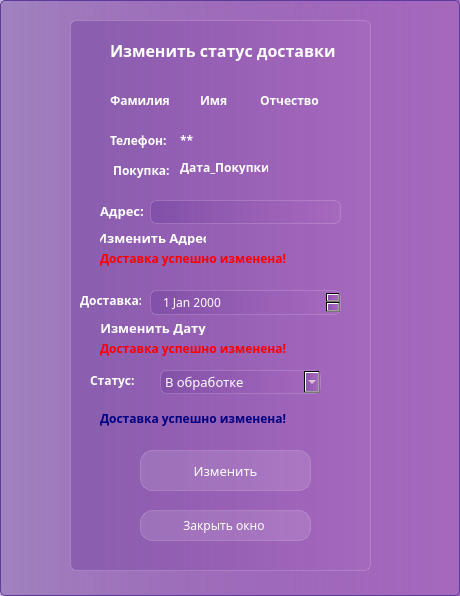
<?xml version="1.0" encoding="UTF-8"?>
<ui version="4.0">
 <class>ChangeDeliveryWindow</class>
 <widget class="QDialog" name="ChangeDeliveryWindow">
  <property name="geometry">
   <rect>
    <x>0</x>
    <y>0</y>
    <width>460</width>
    <height>596</height>
   </rect>
  </property>
  <property name="windowTitle">
   <string>Dialog</string>
  </property>
  <property name="styleSheet">
   <string notr="true">background-color:  qlineargradient( spread:pad,  x1:0, y1:0, x2:1, y2:0,  stop:0 rgba(105, 57, 153, 100),  stop:1 rgba(165, 105, 189, 255));  border: 1px solid #5D3B9B;  border-radius: 5px;
font-family: Everlasting;</string>
  </property>
  <widget class="QFrame" name="frame">
   <property name="geometry">
    <rect>
     <x>70</x>
     <y>20</y>
     <width>301</width>
     <height>551</height>
    </rect>
   </property>
   <property name="styleSheet">
    <string notr="true">backgroud-color: rgba(255, 255, 255, 30);
border: 1px solid rgba(255, 255, 255, 40);
border-radius: 7px;</string>
   </property>
   <widget class="QPushButton" name="Close_button_Clicked">
    <property name="geometry">
     <rect>
      <x>70</x>
      <y>490</y>
      <width>171</width>
      <height>31</height>
     </rect>
    </property>
    <property name="styleSheet">
     <string notr="true">QPushButton {
color: white;
background-color: rgba(255,255,255,30);
border: 1px solid rgba(255,255,255,40);
border-radius: 12px;
} 
QPushButton:hover{
background-color: rgba(255,255,255,40);
}

QPushButton:pressed{
background-color: rgba(255,255,255,70);
}</string>
    </property>
    <property name="text">
     <string>Закрыть окно </string>
    </property>
   </widget>
   <widget class="QPushButton" name="ChangeOrder_button_Clicked">
    <property name="geometry">
     <rect>
      <x>70</x>
      <y>430</y>
      <width>171</width>
      <height>41</height>
     </rect>
    </property>
    <property name="styleSheet">
     <string notr="true">QPushButton {
color: white;
background-color: rgba(255,255,255,30);
border: 1px solid rgba(255,255,255,40);
border-radius: 12px;
font-size: 10pt;
} 
QPushButton:hover{
background-color: rgba(255,255,255,40);
}

QPushButton:pressed{
background-color: rgba(255,255,255,70);
}</string>
    </property>
    <property name="text">
     <string>Изменить</string>
    </property>
   </widget>
   <widget class="QLabel" name="label">
    <property name="geometry">
     <rect>
      <x>40</x>
      <y>20</y>
      <width>251</width>
      <height>21</height>
     </rect>
    </property>
    <property name="styleSheet">
     <string notr="true">color: white;
font-weight: bold;
border: none;
font-size: 12pt;
background-color: none;</string>
    </property>
    <property name="text">
     <string>Изменить статус доставки</string>
    </property>
   </widget>
   <widget class="QLineEdit" name="Addres">
    <property name="geometry">
     <rect>
      <x>80</x>
      <y>180</y>
      <width>191</width>
      <height>24</height>
     </rect>
    </property>
    <property name="styleSheet">
     <string notr="true">color:white;
padding-left: 10px;</string>
    </property>
    <property name="maxLength">
     <number>50</number>
    </property>
   </widget>
   <widget class="QLabel" name="LastName">
    <property name="geometry">
     <rect>
      <x>40</x>
      <y>70</y>
      <width>61</width>
      <height>21</height>
     </rect>
    </property>
    <property name="styleSheet">
     <string notr="true">color: white;
font-weight: bold;
font-size: 9pt;
border: none;
background-color: none;</string>
    </property>
    <property name="text">
     <string>Фамилия</string>
    </property>
   </widget>
   <widget class="QLabel" name="FirstName">
    <property name="geometry">
     <rect>
      <x>130</x>
      <y>70</y>
      <width>41</width>
      <height>21</height>
     </rect>
    </property>
    <property name="styleSheet">
     <string notr="true">color: white;
font-weight: bold;
font-size: 9pt;
border: none;
background-color: none;</string>
    </property>
    <property name="text">
     <string>Имя</string>
    </property>
   </widget>
   <widget class="QLabel" name="MiddleName">
    <property name="geometry">
     <rect>
      <x>190</x>
      <y>70</y>
      <width>61</width>
      <height>21</height>
     </rect>
    </property>
    <property name="styleSheet">
     <string notr="true">color: white;
font-weight: bold;
font-size: 9pt;
border: none;
background-color: none;</string>
    </property>
    <property name="text">
     <string>Отчество</string>
    </property>
   </widget>
   <widget class="QLabel" name="label_6">
    <property name="geometry">
     <rect>
      <x>40</x>
      <y>110</y>
      <width>61</width>
      <height>21</height>
     </rect>
    </property>
    <property name="styleSheet">
     <string notr="true">color: white;
font-weight: bold;
font-size: 9pt;
border: none;
background-color: none;</string>
    </property>
    <property name="text">
     <string>Телефон:</string>
    </property>
   </widget>
   <widget class="QLabel" name="label_7">
    <property name="geometry">
     <rect>
      <x>30</x>
      <y>180</y>
      <width>45</width>
      <height>21</height>
     </rect>
    </property>
    <property name="styleSheet">
     <string notr="true">color: white;
font-weight: bold;
font-size: 10pt;
border: none;
background-color: none;</string>
    </property>
    <property name="text">
     <string>Адрес:</string>
    </property>
   </widget>
   <widget class="QComboBox" name="Status">
    <property name="geometry">
     <rect>
      <x>90</x>
      <y>350</y>
      <width>161</width>
      <height>24</height>
     </rect>
    </property>
    <property name="styleSheet">
     <string notr="true">QComboBox{
font-size: 10pt;
color: white;
}
QComboBox::Item {
background-color: rgba(255,255,255,40);
color:white;
}</string>
    </property>
    <item>
     <property name="text">
      <string>В обработке</string>
     </property>
    </item>
    <item>
     <property name="text">
      <string>Доставляется</string>
     </property>
    </item>
    <item>
     <property name="text">
      <string>Завершён</string>
     </property>
    </item>
    <item>
     <property name="text">
      <string>Отменён</string>
     </property>
    </item>
   </widget>
   <widget class="QLabel" name="label_10">
    <property name="geometry">
     <rect>
      <x>20</x>
      <y>350</y>
      <width>51</width>
      <height>21</height>
     </rect>
    </property>
    <property name="styleSheet">
     <string notr="true">color: white;
font-weight: bold;
font-size: 9pt;
border: none;
background-color: none;</string>
    </property>
    <property name="text">
     <string>Статус:</string>
    </property>
   </widget>
   <widget class="QLabel" name="label_5">
    <property name="geometry">
     <rect>
      <x>30</x>
      <y>390</y>
      <width>221</width>
      <height>16</height>
     </rect>
    </property>
    <property name="styleSheet">
     <string notr="true">color: navy;
text-shadow: 1px 1px 2px black;
font-weight: bold;
font-size: 9pt;
border: none;
background-color: none;</string>
    </property>
    <property name="text">
     <string>Доставка успешно изменена!</string>
    </property>
   </widget>
   <widget class="QLabel" name="Phone">
    <property name="geometry">
     <rect>
      <x>110</x>
      <y>110</y>
      <width>61</width>
      <height>21</height>
     </rect>
    </property>
    <property name="styleSheet">
     <string notr="true">color: white;
font-weight: bold;
font-size: 9pt;
border: none;
background-color: none;</string>
    </property>
    <property name="text">
     <string>**</string>
    </property>
   </widget>
   <widget class="QPushButton" name="ChangeAddres_button_Clicked">
    <property name="geometry">
     <rect>
      <x>30</x>
      <y>210</y>
      <width>106</width>
      <height>15</height>
     </rect>
    </property>
    <property name="styleSheet">
     <string notr="true">QPushButton {
color: white;
font-weight: bold;
border: none;
font-size: 10pt;
background-color: none;
} 
QPushButton:hover{
background-color: rgba(255,255,255,40);
}

QPushButton:pressed{
background-color: rgba(255,255,255,70);
}</string>
    </property>
    <property name="text">
     <string>Изменить Адрес</string>
    </property>
   </widget>
   <widget class="QLabel" name="label_11">
    <property name="geometry">
     <rect>
      <x>40</x>
      <y>140</y>
      <width>61</width>
      <height>20</height>
     </rect>
    </property>
    <property name="styleSheet">
     <string notr="true">color: white;
font-weight: bold;
font-size: 9pt;
border: none;
background-color: none;</string>
    </property>
    <property name="text">
     <string> Покупка:</string>
    </property>
   </widget>
   <widget class="QLabel" name="DateBuy">
    <property name="geometry">
     <rect>
      <x>110</x>
      <y>140</y>
      <width>88</width>
      <height>14</height>
     </rect>
    </property>
    <property name="styleSheet">
     <string notr="true">color: white;
font-weight: bold;
font-size: 9pt;
border: none;
background-color: none;</string>
    </property>
    <property name="text">
     <string>Дата_Покупки:</string>
    </property>
   </widget>
   <widget class="QLabel" name="label_12">
    <property name="geometry">
     <rect>
      <x>10</x>
      <y>270</y>
      <width>61</width>
      <height>21</height>
     </rect>
    </property>
    <property name="styleSheet">
     <string notr="true">color: white;
font-weight: bold;
font-size: 9pt;
border: none;
background-color: none;</string>
    </property>
    <property name="text">
     <string>Доставка:</string>
    </property>
   </widget>
   <widget class="QPushButton" name="ChangeEndDate_button_Clicked">
    <property name="geometry">
     <rect>
      <x>30</x>
      <y>300</y>
      <width>106</width>
      <height>15</height>
     </rect>
    </property>
    <property name="styleSheet">
     <string notr="true">QPushButton {
color: white;
font-weight: bold;
border: none;
font-size: 10pt;
background-color: none;
} 
QPushButton:hover{
background-color: rgba(255,255,255,40);
}

QPushButton:pressed{
background-color: rgba(255,255,255,70);
}</string>
    </property>
    <property name="text">
     <string>Изменить Дату</string>
    </property>
   </widget>
   <widget class="QLabel" name="AddressError">
    <property name="geometry">
     <rect>
      <x>30</x>
      <y>230</y>
      <width>221</width>
      <height>16</height>
     </rect>
    </property>
    <property name="styleSheet">
     <string notr="true">color: red;
text-shadow: 1px 1px 2px black;
font-weight: bold;
font-size: 9pt;
border: none;
background-color: none;</string>
    </property>
    <property name="text">
     <string>Доставка успешно изменена!</string>
    </property>
   </widget>
   <widget class="QLabel" name="DateError">
    <property name="geometry">
     <rect>
      <x>30</x>
      <y>320</y>
      <width>221</width>
      <height>16</height>
     </rect>
    </property>
    <property name="styleSheet">
     <string notr="true">color: red;
text-shadow: 1px 1px 2px black;
font-weight: bold;
font-size: 9pt;
border: none;
background-color: none;</string>
    </property>
    <property name="text">
     <string>Доставка успешно изменена!</string>
    </property>
   </widget>
   <widget class="QDateEdit" name="EndDate">
    <property name="geometry">
     <rect>
      <x>80</x>
      <y>270</y>
      <width>191</width>
      <height>25</height>
     </rect>
    </property>
    <property name="styleSheet">
     <string notr="true">color:white;
padding-left: 10px;</string>
    </property>
   </widget>
  </widget>
 </widget>
 <resources/>
 <connections/>
</ui>
